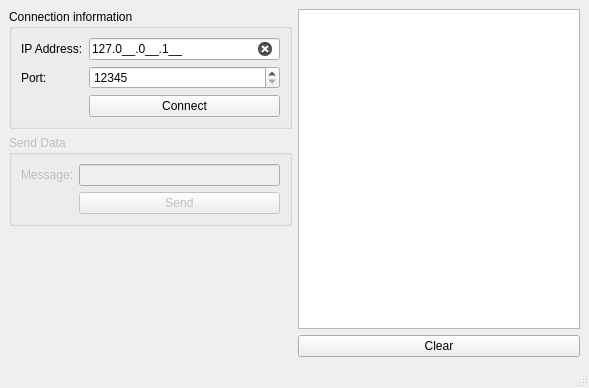
<?xml version="1.0" encoding="UTF-8"?>
<ui version="4.0">
 <class>MainWindow</class>
 <widget class="QMainWindow" name="MainWindow">
  <property name="geometry">
   <rect>
    <x>0</x>
    <y>0</y>
    <width>589</width>
    <height>388</height>
   </rect>
  </property>
  <property name="windowTitle">
   <string>Client</string>
  </property>
  <property name="styleSheet">
   <string notr="true">#lnIPAddress[state = &quot;0&quot;]{
	
	background-color: rgb(234, 0, 0);
}

#lnIPAddress[state = &quot;1&quot;]{
	
	background-color: rgb(67, 135, 100);
}
</string>
  </property>
  <widget class="QWidget" name="centralwidget">
   <layout class="QHBoxLayout" name="horizontalLayout">
    <item>
     <layout class="QVBoxLayout" name="verticalLayout_2">
      <item>
       <widget class="QGroupBox" name="groupBox">
        <property name="title">
         <string>Connection information</string>
        </property>
        <layout class="QFormLayout" name="formLayout">
         <item row="0" column="0">
          <widget class="QLabel" name="label">
           <property name="text">
            <string>IP Address:</string>
           </property>
          </widget>
         </item>
         <item row="0" column="1">
          <widget class="QLineEdit" name="lnIPAddress">
           <property name="inputMask">
            <string>000.000.000.000;_</string>
           </property>
           <property name="text">
            <string>127.0.0.1</string>
           </property>
           <property name="readOnly">
            <bool>false</bool>
           </property>
           <property name="clearButtonEnabled">
            <bool>true</bool>
           </property>
           <property name="state" stdset="0">
            <string/>
           </property>
          </widget>
         </item>
         <item row="1" column="0">
          <widget class="QLabel" name="label_2">
           <property name="text">
            <string>Port:</string>
           </property>
          </widget>
         </item>
         <item row="1" column="1">
          <widget class="QSpinBox" name="spnPort">
           <property name="minimum">
            <number>12345</number>
           </property>
           <property name="maximum">
            <number>65535</number>
           </property>
          </widget>
         </item>
         <item row="2" column="1">
          <widget class="QPushButton" name="btnConnect">
           <property name="text">
            <string>Connect</string>
           </property>
           <property name="checkable">
            <bool>false</bool>
           </property>
          </widget>
         </item>
        </layout>
       </widget>
      </item>
      <item>
       <widget class="QGroupBox" name="grpSendData">
        <property name="enabled">
         <bool>false</bool>
        </property>
        <property name="title">
         <string>Send Data</string>
        </property>
        <layout class="QFormLayout" name="formLayout_2">
         <item row="0" column="0">
          <widget class="QLabel" name="label_3">
           <property name="text">
            <string>Message:</string>
           </property>
          </widget>
         </item>
         <item row="0" column="1">
          <widget class="QLineEdit" name="lnMessage">
           <property name="text">
            <string/>
           </property>
           <property name="clearButtonEnabled">
            <bool>true</bool>
           </property>
           <property name="state" stdset="0">
            <string/>
           </property>
          </widget>
         </item>
         <item row="1" column="1">
          <widget class="QPushButton" name="btnSend">
           <property name="text">
            <string>Send</string>
           </property>
          </widget>
         </item>
        </layout>
       </widget>
      </item>
      <item>
       <spacer name="verticalSpacer">
        <property name="orientation">
         <enum>Qt::Vertical</enum>
        </property>
        <property name="sizeHint" stdset="0">
         <size>
          <width>20</width>
          <height>40</height>
         </size>
        </property>
       </spacer>
      </item>
     </layout>
    </item>
    <item>
     <layout class="QVBoxLayout" name="verticalLayout">
      <item>
       <widget class="QListWidget" name="lstConsole"/>
      </item>
      <item>
       <widget class="QPushButton" name="btnClear">
        <property name="text">
         <string>Clear</string>
        </property>
       </widget>
      </item>
     </layout>
    </item>
   </layout>
  </widget>
  <widget class="QMenuBar" name="menubar">
   <property name="geometry">
    <rect>
     <x>0</x>
     <y>0</y>
     <width>589</width>
     <height>17</height>
    </rect>
   </property>
  </widget>
  <widget class="QStatusBar" name="statusbar"/>
 </widget>
 <resources/>
 <connections>
  <connection>
   <sender>btnClear</sender>
   <signal>clicked()</signal>
   <receiver>lstConsole</receiver>
   <slot>clear()</slot>
   <hints>
    <hint type="sourcelabel">
     <x>401</x>
     <y>396</y>
    </hint>
    <hint type="destinationlabel">
     <x>413</x>
     <y>326</y>
    </hint>
   </hints>
  </connection>
 </connections>
</ui>
